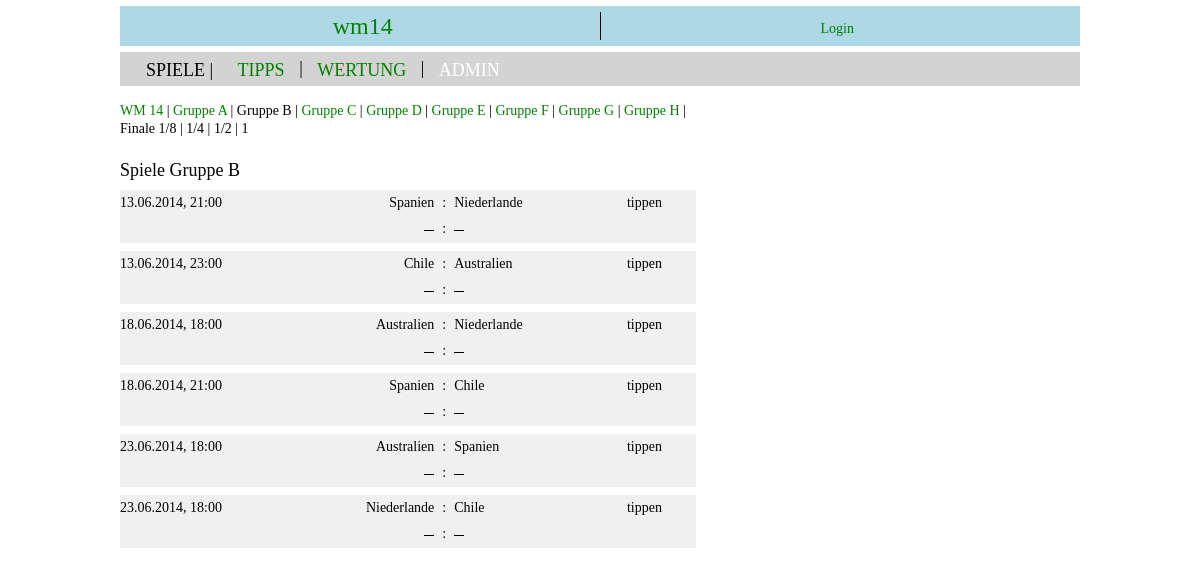
Screenshot of /bet/games/3/ with the database file from the repository.
### bet/models.py (models this page shows, shortened)
class Event(models.Model):
    objects = EventManager()
    label = models.CharField(max_length=100, unique=True,  null=False)
    status = models.ForeignKey(Status)
    parent = models.ForeignKey('self', null=True)
    active = models.BooleanField(default=True)
    betpools = models.ManyToManyField(Betpool, through='PoolEvent')

class Team(models.Model):
    objects = TeamManager()
    name = models.CharField(max_length=100, unique=True)
    logo = models.BinaryField()
    active = models.BooleanField(default=True)

### bet/views.py (the view)
# urls.py: url(r'^games/(?P<event>\w+)/$', 'games'),
def games(request, event=1):
    context = RequestContext(request)
    if event == None:
        myevent = Event.objects.all().filter(parent_id=None, active=True)[:1].get()
    else:
        myevent = Event.objects.get(id=event)
    myevents = Event.objects.all().filter(active=True)
    allmatches = Match.objects.all().filter(event=myevent)
    mymatches = []
    for onematch in allmatches:
        opp1 = Opponent.objects.get(match_id=onematch, rank=1)
        opp2 = Opponent.objects.get(match_id=onematch, rank=2)
        team1 = Team.objects.get(id=opp1.team_id)
        team2 = Team.objects.get(id=opp2.team_id)
        mymatches.append(MyMatch(match_id=onematch.id, begin=onematch.begin.strftime('%d.%m.%Y, %H:%M'), status=onematch.status, has_overtime=onematch.has_overtime, has_penalties=onematch.has_penalties, \
                                team1_name=team1.name, team1_logo=team1.logo, team1_active=team1.active, team1_score_regular=opp1.score_regular, team1_score_overtime=opp1.score_overtime, team1_score_penalties=opp1.score_penalties, \
                                team2_name=team2.name, team2_logo=team2.logo, team2_active=team2.active, team2_score_regular=opp2.score_regular, team2_score_overtime=opp2.score_overtime, team2_score_penalties=opp2.score_penalties))
    return render_to_response('bet/games.html', {'body_id': 'games', 'event': myevent, 'events': myevents, 'matches': mymatches }, context )

### templates/bet/games.html (shortened to what this page needs)
{% extends "base.html" %}
{% block content %}
<div class="small-gap"></div>
<div class="subnav">
    {% for ev in events %}
        {% if ev == event %}
            {{ ev.label }} |
        {% else %}
            <a href="{% url 'bet.views.games' ev.id %}">{{ ev.label }}</a> |
        {% endif %}
    {% endfor %}
</div>
<div class="subnav">Finale 1/8 | 1/4 | 1/2 | 1</div>
<div class="gap"></div>
<h2>Spiele {{ event.label }} </h2>
<div class="div-table timetable">
        {% for match in matches %}
            <div class="gap"></div>
            <div class="div-row">
                <div class="div-cell timetable-time">
                    {{ match.begin }}
                </div>
                <div class="div-cell right timetable-team">
                    {{ match.team1_name }}
                </div>
                <div class="div-cell center timetable-spacer">
                    :
                </div>
                <div class="div-cell timetable-team">
                    {{ match.team2_name }}
                </div>
                <div class="div-cell timetable-tip">
                    {% if match.status == 30 %}
                        <a href=#>tippen</a>
                    {% else %}
                        tippen
                    {% endif %}
                </div>
            </div>
            <div class="div-row">
                <div class="div-cell timetable-time">
                </div>
                <div class="div-cell right timetable-team">
                    {% if match.status == 30 and match.team1_score_regular != None %}
                        {{ match.team1_score_regular }}
                    {% else %}
                        <img class="right-spacer" src="{{STATIC_URL}}img/horizontal-line.png">
                        <div style="clear:both"></div>
                    {% endif %}
                </div>
                <div class="div-cell center timetable-spacer">
                    :
                </div>
                <div class="div-cell timetable-team">
                    {% if match.status == 30 and match.team2_score_regular != None %}
                        {{ match.team2_score_regular }}
                    {% else %}
                        <img class="left-spacer" src="{{STATIC_URL}}img/horizontal-line.png">
                        <div style="clear:both"></div>
                    {% endif %}
                </div>
                <div class="div-cell timetable-tip">
                </div>
            </div>
   {% endfor %}
</div>
{% endblock %}

### static/all.css (style rules this page uses)
* { margin: 0px; padding: 0px; border: 0px; font-family: "'Segoe UI', 'Calibri', 'Courier New'"; font-weight: normal; font-size: 14px; line-height: 18px; text-align: justify; }
.div-table { display: table; border-collapse: collapse; width: 100%; height: 100%; }
.div-row { display: table-row; width: 100%; height: 100%; }
.div-cell { display: table-cell; vertical-align: top; height: 100%; }
a, a:link, a:visited, a:active, a:focus { text-decoration: underline; color: green; }
.small-gap { padding-bottom: 10px; }
.gap { padding-bottom: 20px; }
.right { text-align: right; }
.center { text-align: center; }

### static/desktop.css (style rules this page uses)
html { overflow: -moz-scrollbars-vertical; overflow: scroll; }
body { background-color: #FFFFF; background-attachment: scroll; background-repeat: repeat-x; min-width: 320px; max-width: 960px; width: 960px; margin: auto; }
h2 { font-size: 18px; line-height: 24px; }
img { width: 100%; display: block; }
header h1 a, a:link, a:visited, a:active, a:focus { text-decoration: none; }
img.right-spacer { padding-top: 10px; width: 10px; height: 1px; float: right; }
img.left-spacer { padding-top: 10px; width: 10px; height: 1px; float: left; }
.timetable { width: 60%; }
.timetable div { padding: 4px 8px 4px 0px; }
.timetable .div-cell { background-color: #F0F0F0; }
.timetable-time { width: 26%; }
.timetable-team { width: 30%; }
.timetable-spacer { width: 2%; }
.timetable-tip { width: 12%; }

### rows the page displays
Event: label "WM 14"
Event: label "Gruppe A"
Event: label "Gruppe B"
Event: label "Gruppe C"
Event: label "Gruppe D"
Event: label "Gruppe E"
Event: label "Gruppe F"
Event: label "Gruppe G"
Event: label "Gruppe H"
Team: team1_name "Spanien" "Spanien", team2_name "Spanien"
Team: team2_name "Niederlande" "Niederlande", team1_name "Niederlande"
Team: team1_name "Chile", team2_name "Chile" "Chile"
Team: team2_name "Australien", team1_name "Australien" "Australien"

### other values shown
{{ match.begin }} "13.06.2014, 21:00" "13.06.2014, 23:00" "18.06.2014, 18:00" "18.06.2014, 21:00" "23.06.2014, 18:00" "23.06.2014, 18:00"
